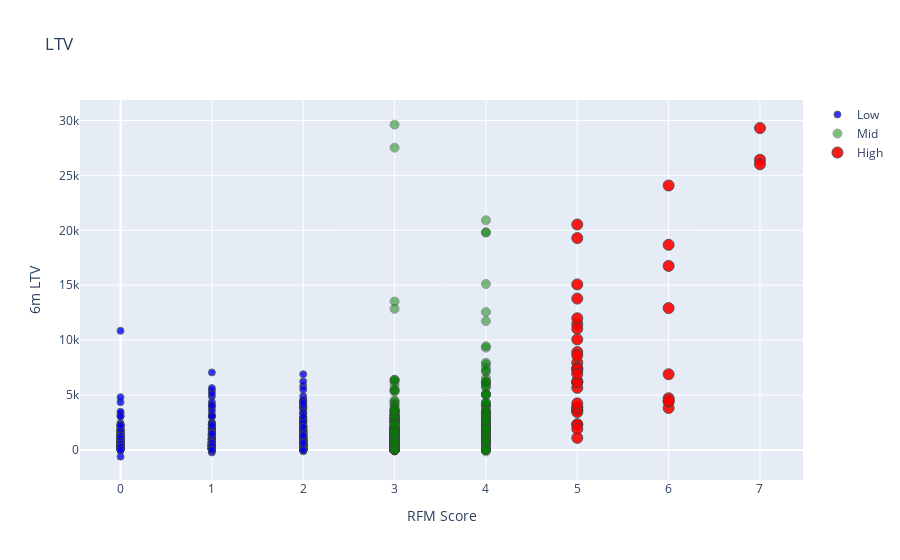

Notebook cell for this chart:
### Markdown cell above
Код ниже объединяет наши фичи и LTV, строит график LTV vs RFM Score

### Code cell
plot_data = [
    go.Scatter(
        x=tx_graph.query("Segment == 'Low-Value'")['OverallScore'],
        y=tx_graph.query("Segment == 'Low-Value'")['m6_Revenue'],
        mode='markers',
        name='Low',
        marker= dict(size= 7,
            line= dict(width=1),
            color= 'blue',
            opacity= 0.8
           )
    ),
        go.Scatter(
        x=tx_graph.query("Segment == 'Mid-Value'")['OverallScore'],
        y=tx_graph.query("Segment == 'Mid-Value'")['m6_Revenue'],
        mode='markers',
        name='Mid',
        marker= dict(size= 9,
            line= dict(width=1),
            color= 'green',
            opacity= 0.5
           )
    ),
        go.Scatter(
        x=tx_graph.query("Segment == 'High-Value'")['OverallScore'],
        y=tx_graph.query("Segment == 'High-Value'")['m6_Revenue'],
        mode='markers',
        name='High',
        marker= dict(size= 11,
            line= dict(width=1),
            color= 'red',
            opacity= 0.9
           )
    ),
]

plot_layout = go.Layout(
        yaxis= {'title': "6m LTV"},
        xaxis= {'title': "RFM Score"},
        title='LTV'
    )
fig = go.Figure(data=plot_data, layout=plot_layout)
plotly.offline.iplot(fig)

### Figure 1 — Plotly figure (JSON) as saved in the notebook; plotly's stock layout.template omitted (floating-point values rounded to 4 significant figures; data arrays with more than 128 entries replaced by an {"elided": "..."} marker saying what was removed)
{"data": [{"marker": {"color": "blue", "line": {"width": 1}, "opacity": 0.8, "size": 7}, "mode": "markers", "name": "Low", "x": {"elided": "1174 int values"}, "y": {"elided": "1174 float values"}, "type": "scatter"}, {"marker": {"color": "green", "line": {"width": 1}, "opacity": 0.5, "size": 9}, "mode": "markers", "name": "Mid", "x": {"elided": "618 int values"}, "y": {"elided": "618 float values"}, "type": "scatter"}, {"marker": {"color": "red", "line": {"width": 1}, "opacity": 0.9, "size": 11}, "mode": "markers", "name": "High", "x": [5, 5, 5, 5, 5, 5, 5, 5, 5, 5, 5, 5, 5, 5, 5, 5, 5, 5, 5, 5, 5, 5, 5, 5, 5, 5, 5, 6, 6, 6, 6, 6, 6, 7, 5, 5, 6, 6, 7, 7, 6], "y": [2316.0, 3616.0, 6170.0, 7945.0, 1100.0, 10060.0, 8910.0, 3604.0, 3435.0, 11460.0, 2324.0, 7459.0, 6262.0, 15080.0, 11040.0, 13780.0, 7263.0, 8603.0, 19290.0, 3904.0, 7390.0, 5652.0, 3824.0, 6153.0, 1917.0, 6915.0, 4242.0, 4707.0, 3819.0, 6893.0, 18680.0, 4405.0, 4472.0, 26430.0, 11990.0, 20530.0, 16760.0, 12910.0, 29310.0, 26010.0, 24080.0], "type": "scatter"}], "layout": {"title": {"text": "LTV"}, "xaxis": {"title": {"text": "RFM Score"}}, "yaxis": {"title": {"text": "6m LTV"}}}}
